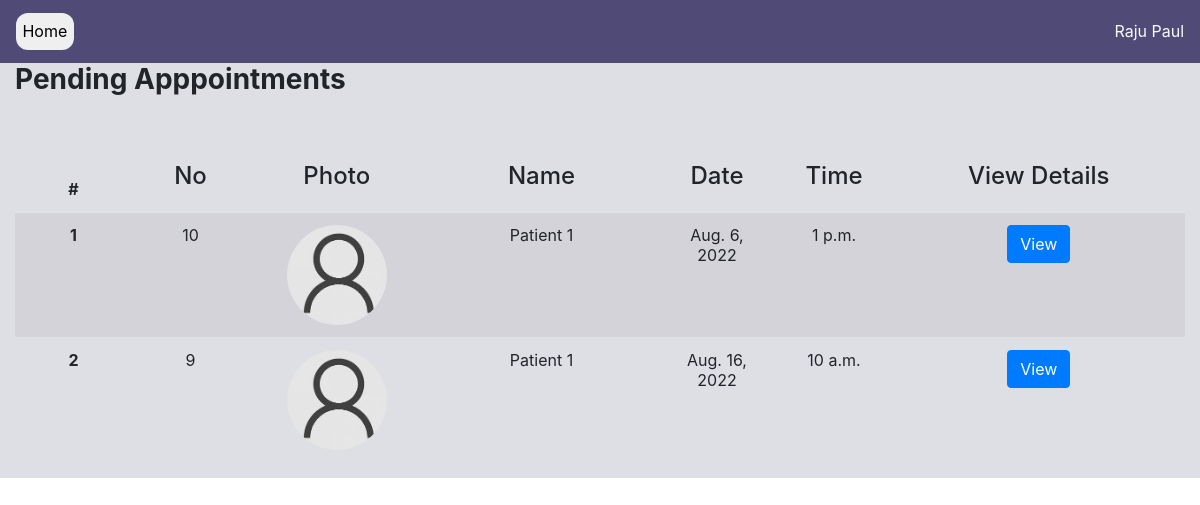
Page /doctor/pending-appointments (signed in) on the earlier database version.
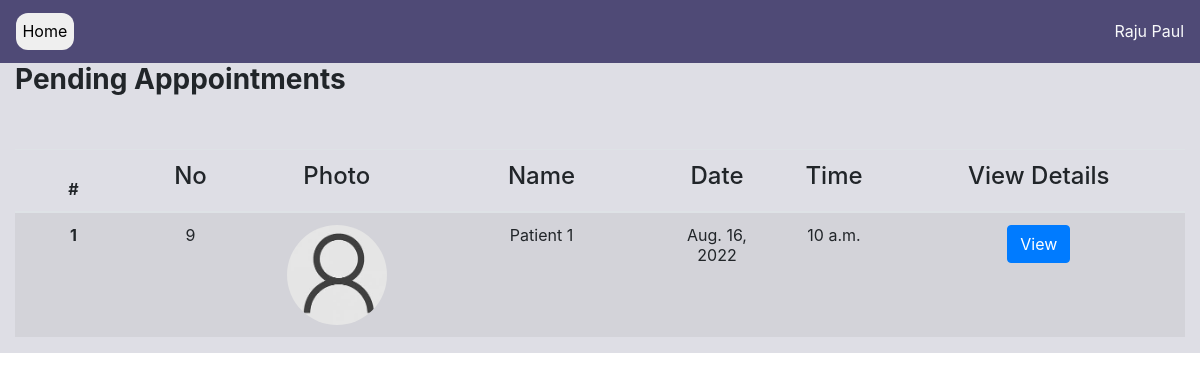
Same page on the later database version.
### appointment/models.py (models this page shows, shortened)
class Appointment(models.Model):
    TIME_SLOT = [
    (1, '9:00-10:00'),
    (2, '10:00-11:00'),
    (3, '11:00-12:00'),
    (4, '13:00-14:00'),
    ]
    doctor = models.ForeignKey(User,on_delete=models.CASCADE, limit_choices_to={'user_type': 'D'}, related_name='doctor')
    patient = models.ForeignKey(User,on_delete=models.CASCADE, limit_choices_to={'user_type': 'P'})
    date =  models.DateField()
    start_time = models.TimeField(null=True)
    end_time = models.TimeField(null=True)
    reason = models.TextField()
    status = models.BooleanField(default=False)
    class Meta:
        db_table = 'appointment'
        constraints = [
            models.UniqueConstraint(fields=['patient', 'doctor', 'date'], name='unique_booking')
        ]
        ordering = ['date', 'start_time']

### profiles/models.py (models this page shows, shortened)
class PatientProfile(models.Model):
    BLOOD_GROUPS = [
        ('O-', 'O-'),
        ('O+', 'O+'),
        ('A-', 'A-'),
        ('A+', 'A+'),
        ('B-', 'B-'),
        ('B+', 'B+'),
        ('AB-', 'AB-'),
        ('AB+', 'AB+'),
    ]
    class Meta:
        db_table = 'patient_profile'
    user = models.OneToOneField(
        User, on_delete=models.CASCADE, #profile deleted then patient deleted since one to one field
        primary_key=True, limit_choices_to={'user_type': 'P'},
        related_name='patprofile', #* related_name is used to give alternate name to the reverse relationship
        )
    profile_pic = models.ImageField(upload_to='images/profiles/patients', null=True, blank=True) #TODO Change directory to /images/patient/username
    dob = models.DateField(blank=True, null=True) #TODO -remove blank=True, null=True
    blood_group = models.CharField(max_length=3, choices=BLOOD_GROUPS)
    allergies = models.TextField(blank=True, null=True)

### accounts/models.py (models this page shows, shortened)
class User(AbstractUser):
    DOCTOR = 'D'
    PATIENT = 'P'
    USER_TYPES = [
        (DOCTOR, 'Doctor'),
        (PATIENT, 'Patient'),
    ]
    MALE = 'M'
    FEMALE = 'F'
    OTHER = 'O'
    PREFER_NOT_TO_SAY = 'N'
    GENDER = [
        (MALE, 'Male'),
        (FEMALE, 'Female'),
        (OTHER, 'Other'),
        (PREFER_NOT_TO_SAY, 'Prefer not to say')
    ]
    class Meta:
        db_table = 'user'
    user_type = models.CharField(choices=USER_TYPES, max_length=1, default=PATIENT)
    gender = models.CharField(choices=GENDER,  max_length=1, default=PREFER_NOT_TO_SAY)
    phone = PhoneNumberField(null=True, blank=True)
    def is_doctor(self):
        if self.user_type == 'D':
            return True
        return False

### appointment/views.py (the view)
# urls.py: path('doctor/pending-appointments', views.pending_appointments, {'status': False}, name='pending-appointment'), #* Pass extra option to function as dictionary
def pending_appointments(request, status):
    context = {}
    user = request.user
    if not user.is_doctor():
        return HttpResponse("NOT ALLOWED")
    appointments = Appointment.objects.filter(doctor=user, status=status)
    context = {'appointments':appointments, 'status':status} #* Status passed in to change heading of page (Completed/Pending)
    return render(request, 'pending-appointment.html', context=context)

### PMS/context_processors.py (called while the page is built)
def get_departments(request):
    departments = Department.objects.all()
    return {'departments': departments}

def get_time_slots(request):
    time_slot = Appointment.TIME_SLOT
    return {"time_slot": time_slot}

### appointment/templates/pending-appointment.html (shortened to what this page needs)
{% load static %}
{% load bootstrap4 %}
<!DOCTYPE html>
<html>
    <head>
        <link rel="stylesheet" href="https://cdn.jsdelivr.net/npm/bootstrap@4.0.0/dist/css/bootstrap.min.css">
    </head>
    <body>
        {% include 'navbar-simple.html' %}
        <section style="height: auto;">
            <div class="container-fluid">
                <div class="row " style="background-color: #8889a347;">
                    {% if status %}
                    <div class="col-md-12" style="align-items: center;"><h3><b>Completed Apppointments</b></h3></div>
                    {% else %}
                    <div class="col-md-12" style="align-items: center;"><h3><b>Pending Apppointments</b></h3></div>
                    {% endif %}
                <br>
                <br>
                <br>
                    <div class="col-md-12 col-12" style="align-items: center;">
                        <table class="table table-striped">
                            <thead>
                              <tr>
                                <th scope="col" width="10%">#</th>
                                <th scope="col"  width="10%"><h4>No</h4></th>
                                <th scope="col" width="15%"><h4>Photo</h4></th>
                                <th scope="col" width="20%"><h4>Name</h4></th>
                                <th scope="col" width="10%"><h4>Date</h4></th>
                                <th scope="col" width="10%"><h4>Time</h4></th>
                                <th scope="col"><h4>View Details</h4></th>
                              </tr>
                            </thead>
                            <tbody>
{% for appointment in appointments %}
                                <tr>
                                    <th scope="row">{{forloop.counter}}</th>
                                    <td>{{appointment.id}}</td>
                                    <td>
                                        {%if appointment.patient.patprofile.profile_pic %}
                                            <img src="{{appointment.patient.patprofile.profile_pic.url}}" class="photo">
                                        {% else %}
                                            <img src="{% static 'images/default_pic.jpg' %}" class="photo">
                                        {% endif %}
                                    </td>
                                    <td>{{appointment.patient.get_full_name}}</td>
                                    <td>{{appointment.date}}</td>
                                    <td>{{appointment.start_time}}</td>
                                    <td>
                                        {% if status %}
                                            <form action="{% url 'appointment:past-prescription' %}" method="post">
                                                {% csrf_token %}
                                                <button class="btn btn-primary" type="submit" name="app_id" value={{appointment.id}}>View</button>
                                            </form>
                                        {% else %}
                                            <form action="{% url 'appointment:view-appointment' %}" method="post">
                                                <button class="btn btn-primary" type="submit" name="id" value={{appointment.id}}>View</button>
                                            </form>
                                        {% endif %}
                                    </td>
                                </tr>
{% endfor %}
                            </tbody>
                          </table>
                    </div>
                </div>
            </div>
        </section>
    </body>
</html>

Differences in the rows shown:
no longer on this page (row edited): Appointment: id "10", patient.patprofile.profile_pic (placeholder picture), patient.get_full_name "Patient 1", date "Aug. 6, 2022", start_time "1 p.m."
